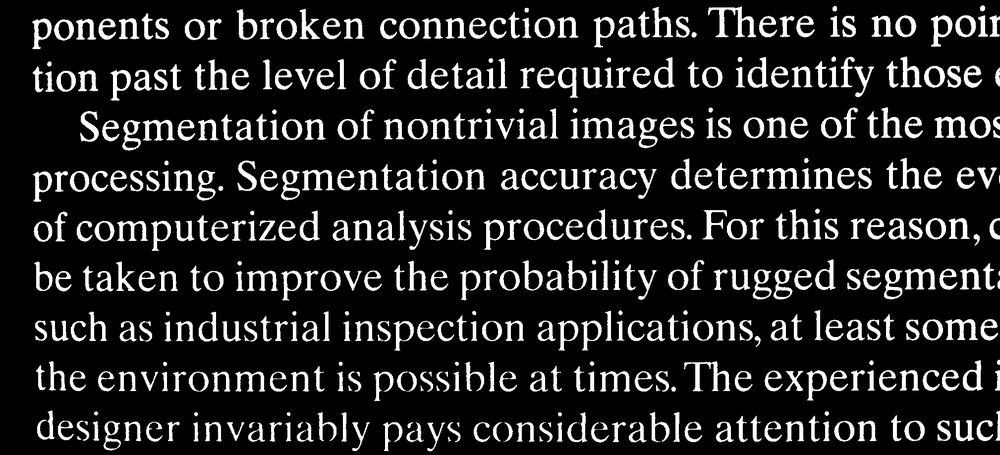
#> input picture HW9/Questions/text.tif, 1000 x 455 px, shrunk from 2018 x 918 before the run, found by its file name
$ python '314512091_宋庭宇_DIP_9_2.py'
#> lines starting #> are read from the running program, lines starting #| are printed output that depends on the picture; after the words box and inside, x2 and y2 are one past the last pixel; in counts of white or black regions, pixels touching at a corner belong together
#> in main, img is the input picture: shape (455, 1000); min 0, max 255, mean 35.5
import numpy as np
import cv2
from matplotlib import pyplot as plt
from PIL import Image as PILImage

def Find_Word_Edge(Image):
    copy_img = Image.copy()
    contours, _ = cv2.findContours(copy_img, cv2.RETR_EXTERNAL, cv2.CHAIN_APPROX_SIMPLE)
#> contours = 623 contours, 474 with area under 20; largest, box (x1, y1, x2, y2) and area: (378, 9, 581, 42) 3876, (669, 156, 874, 192) 3848, (30, 168, 226, 203) 3746, (481, 207, 694, 250) 3461, (844, 261, 1000, 302) 3148
    height, width = copy_img.shape
#> height = 455; width = 1000
    for contour in contours:
        x, y, w, h = cv2.boundingRect(contour)
        if x == 0 or y == 0 or x + w == width or y + h == height:
            cv2.drawContours(copy_img, [contour], -1, (0, 0, 0), thickness=cv2.FILLED)
#> this loop made 623 passes
#> (contour, x, y, w, h) on passes 1 to 3: ([[384, 453], [388, 453]], 384, 453, 5, 1), ([[425, 448], [425, 450]], 425, 448, 1, 3), ([[613, 444], [618, 444]], 613, 444, 6, 1)
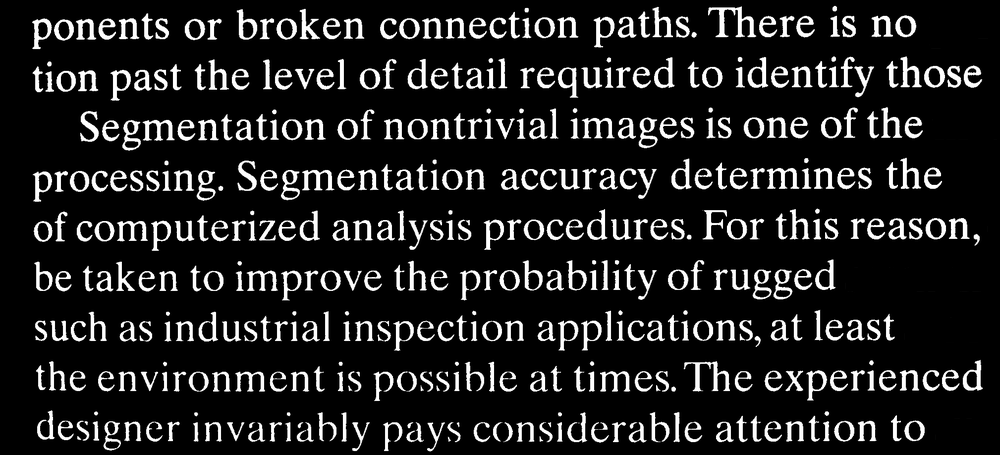
#> copy_img: shape (455, 1000); 1.95% of pixels changed, all inside (x1, y1, x2, y2) = (844, 3, 1000, 444)
    return copy_img

def main():
    path = 'text.tif'
    img = cv2.imread(path, cv2.IMREAD_GRAYSCALE)
    final_img = Find_Word_Edge(img)
    cv2.imwrite('text-fix.png', cv2.bitwise_not(final_img))
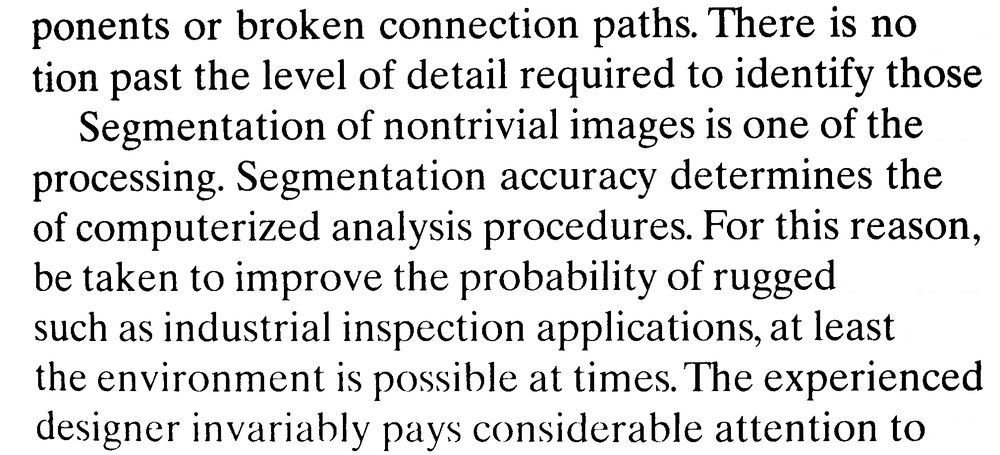
#> saved as text-fix.png: shape (455, 1000); min 0, max 255, mean 222.1
    plt.subplot(1, 2, 1)
    plt.title('Original Image')
    plt.imshow(img, cmap='gray')
    plt.axis('off')
    plt.subplot(1, 2, 2)
    plt.title('Processed Image')
    plt.imshow(final_img, cmap='gray')
    plt.axis('off')
    plt.show()
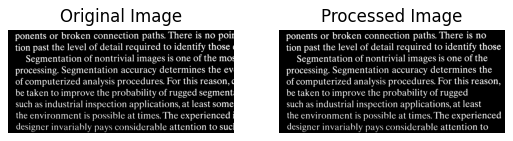
#> figure drawn by matplotlib, 2 panels

if __name__ == "__main__":
    main()
